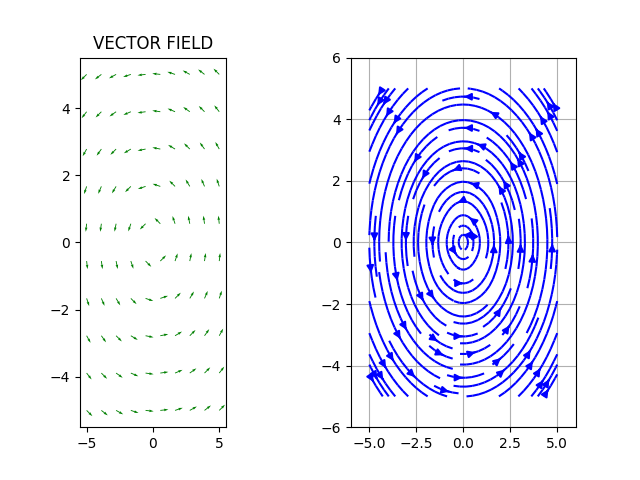

The Python source for this figure:
from numpy import *
import matplotlib.pyplot as plt

x, y = meshgrid(linspace(-5, 5, 10), linspace(-5, 5, 10))
u, v = -y/hypot(x, y), x/hypot(x, y)
plt.subplot(1, 3, 1)
plt.quiver(x, y, u, v, color='g')
plt.title('VECTOR FIELD')
plt.subplot(1, 2, 2)
plt.streamplot(x, y, u, v, color='b')
plt.xlim(-6, 6)
plt.ylim(-6, 6)
plt.grid()
plt.show()
